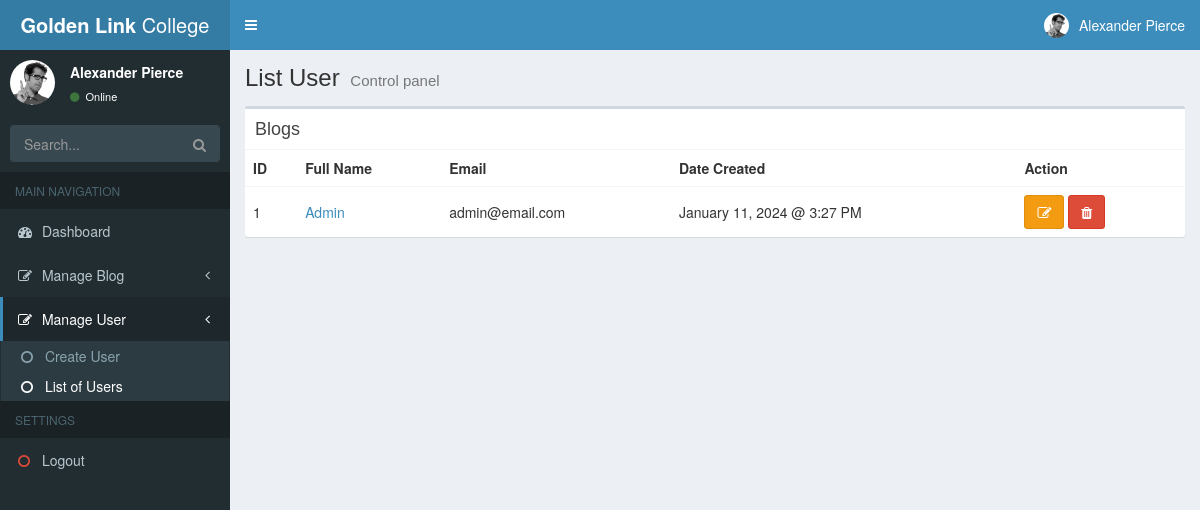
The app's page /backend/listusers.php with its own data.
### tables this page shows
CREATE TABLE "users" (
	"id"	INTEGER NOT NULL,
	"full_name"	varchar(255),
	"email"	varchar(45),
	"password"	varchar(45),
	"created_at"	datetime,
	"updated_at"	datetime,
	PRIMARY KEY("id" AUTOINCREMENT)
);

### connection.php (called while the page is built, shortened)
<?php
$connection = new PDO('sqlite:' . __DIR__ . '/database.db');
function fetch_all($query) {
    $data = array();
    global $connection;
    $stmt = $connection->query($query);
    while ($row = $stmt->fetch()) {
        $data[] = $row;
    }
    return $data;
}

### backend/listusers.php (the view, shortened to what this page needs)
<?php session_start();
require_once('../connection.php');
require_once('header.php');
$query = "SELECT * FROM users";
$users = fetch_all($query);
?>
<section class="content">
    <div class="row">
        <div class="col-xs-12">
            <div class="box">
                <div class="box-header">
                    <h3 class="box-title">Blogs</h3>
                </div>
                <div class="box-body table-responsive no-padding">
                    <table class="table table-hover">
                        <tr>
                            <th>ID</th>
                            <th>Full Name</th>
                            <th>Email</th>
                            <th>Date Created</th>
                            <th>Action</th>
                        </tr>
                        <?php foreach ($users as $user) { ?>
                            <tr>
                                <td>
                                    <?= $user['id'] ?>
                                </td>
                                <td>
                                    <a href="user.php?id=<?=$user['id']?>"><?= $user['full_name'] ?></a>
                                </td>
                                <td>
                                    <?= $user['email'] ?>
                                </td>
                                <td>
                                    <?= date_format(date_create($user['created_at']), "F d, Y @ g:i A") ?>
                                </td>
                                <td><a class="btn btn-warning">
                                        <i class="fa fa-edit"></i>
                                    </a>
                                    <a class="btn btn-danger">
                                        <i class="fa fa-trash"></i>
                                    </a>
                                </td>
                            </tr>
                        <?php } ?>
                    </table>
                </div>
            </div>
        </div>
    </div>
</section>
<?php require_once('footer.php')?>

### backend/header.php (style rules this page uses)
.table>tbody>tr>td { vertical-align: middle !important; }

### records on screen
users: id "1", full_name "Admin", email "admin@email.com", created_at "January 11, 2024 @ 3:27 PM"

### other values on screen
$_SESSION['site-title'] "List User"
